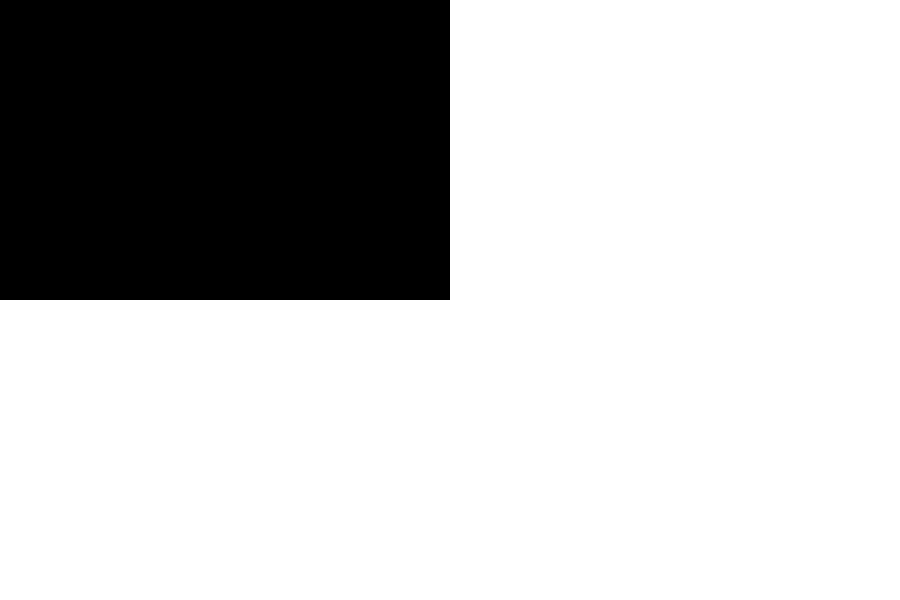
Frame 1 (no input)
Frame 60 (the mouse pressed at the canvas centre just before this capture): identical to frame 1, image omitted
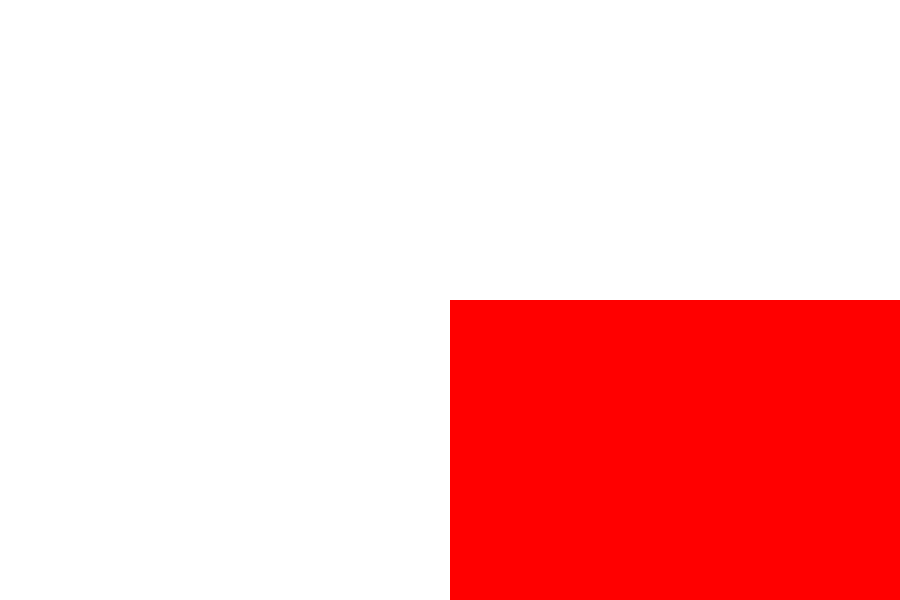
Frame 120 (the mouse held since frame 60 and released just before this capture)

The Processing sketch that drew these frames (run headless with seeded random() and noise(); from frame 60 on, the mouse is pressed at the canvas centre):

// Processing sketch: L003ColoreSfondoInBaseAPosizioneMouse
// ── L003ColoreSfondoInBaseAPosizioneMouse.pde
private final color red=color(255, 0, 0), green=color(0, 255, 0), blue=color(0, 0, 255), black = color(0);

void setup()
{
  size(900, 600);
  noStroke(); // con questo lo sketch e' piu' piacevole, secondo me
}

void draw()
{
  disegnaRettangoloSeguendoMouse();
}

void disegnaRettangoloSeguendoMouse() {
  background(255); // pulisci lo schermo ad ogni frame
  
  if (mouseIsInTopLeftQuadrant())
  {
    fill(black);
    rect(0, 0, width/2, height/2);
  }
  else if (mouseIsInTopRightQuadrant()) 
  {
    fill(green);
    rect(width/2, 0, width, height/2);
  }
  else if (mouseIsInBottomLeftQuadrant())
  {
    fill(blue);
    rect(0, height/2, width/2, height);
  }
  else // questo lo ottieni gratis, senza controllo logico, se usi if/else if/else
  {
    fill(red);
    rect(width/2, height/2, width, height);
  }
}

boolean mouseIsInTopLeftQuadrant() {
  // questo e' un modo per implementare questo tipo di funzione;
  // un modo equivalente e' quello implementato in topRight,
  // cioe' usando direttamente il return, al posto di if/else
  if (mouseX < width/2 && mouseY < height/2) return true;
  else return false;
}

boolean mouseIsInTopRightQuadrant()
{
  return (mouseX > width/2 && mouseY < height/2); // returns true or false
}

boolean mouseIsInBottomLeftQuadrant()
{
  return (mouseX < width/2 && mouseY > height/2);
}

// il bottomRight lo ottieni 'gratis', cioe' ad esclusione, grazie al
// costrutto if/else if/else
